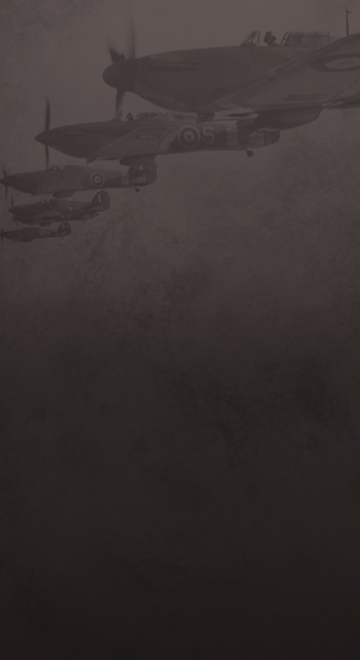
#> input picture CWIC Backup/tools/doctrine_art/src/GFX_air_superiority_bg.png, 360 x 660 px
$ python -i build.py   (imports and definitions only)
#> lines starting #> are read from the running program, lines starting #| are printed output that depends on the picture
import json, os, subprocess, hashlib, glob
import numpy as np
from PIL import Image, ImageDraw

ROOT = "/home/zom/Projects/ColdWarIronCurtain/Cold War Iron Curtain"
OUT = ROOT + "/gfx/interface/doctrines/cwic"
W = os.path.dirname(os.path.abspath(__file__))
BANNERS = os.path.dirname(os.path.abspath(__file__)) + "/banners"
# [2 lines not run here, left out]

SCHOOLS = ["forward_defense", "deep_battle", "peoples_war", "intervention_pacification",
           "preemptive_maneuver", "total_national_defense", "revolutionary_insurgency"]
LAND_TRACKS = ["infantry", "combat_support", "armor", "operations"]
POOLS = {
    "forward_defense": ["NATO_1940s", "NATO_1950s", "NATO_1960s", "NATO_1970s", "NATO_1980s", "NATO_1990s",
                        "SADF_1960s", "SADF_1970s", "SADF_1980s", "SADF_1990s"],
    "deep_battle": ["Warsaw_1940s", "Warsaw_1950s", "Warsaw_1960s", "Warsaw_1970s", "Warsaw_1980s", "Warsaw_1990s",
                    "dprk_1960s", "dprk_1970s", "dprk_1980s", "dprk_1990s"],
    "peoples_war": ["prc_1940s", "prc_1950s", "prc_1960s", "prc_1970s", "prc_1980s", "prc_1990s",
                    "Maoist_1960s", "Maoist_1970s", "Maoist_1980s", "Maoist_1990s"],
    "intervention_pacification": ["france_1940s", "france_1950s", "france_1960s", "france_1970s", "france_1980s", "france_1990s"],
    "preemptive_maneuver": ["israel_1940s", "israel_1950s", "israel_1960s", "israel_1970s", "israel_1980s", "israel_1990s"],
    "total_national_defense": ["Yugoslav_1940s", "Yugoslav_1950s", "Yugoslav_1960s", "Yugoslav_1970s", "Yugoslav_1980s", "Yugoslav_1990s",
                               "non_aligned_1940s", "non_aligned_1950s", "non_aligned_1960s", "non_aligned_1970s", "non_aligned_1980s", "non_aligned_1990s",
                               "himalayan_1960s", "himalayan_1970s", "himalayan_1980s", "himalayan_1990s", "iran_1980s", "iran_1990s"],
    "revolutionary_insurgency": ["Foco_1960s", "Foco_1970s", "Foco_1980s", "Foco_1990s", "Insurgent_1940s", "Insurgent_1950s",
                                 "Hybrid_1960s", "Hybrid_1970s", "Hybrid_1980s", "Hybrid_1990s", "Islamist_1960s", "Islamist_1970s",
                                 "Islamist_1980s", "Islamist_1990s", "Islamist_Transnational_1990s", "cuba_1970s", "cuba_1980s", "cuba_1990s"],
}
# track background banner choice per land track (pool-unique within each school)
TRACK_BANNER = {
    "forward_defense": {"infantry": "NATO_1940s", "combat_support": "NATO_1960s", "armor": "NATO_1990s", "operations": "SADF_1970s"},
    "deep_battle": {"infantry": "dprk_1990s", "combat_support": "dprk_1970s", "armor": "Warsaw_1960s", "operations": "Warsaw_1990s"},
    "peoples_war": {"infantry": "prc_1940s", "combat_support": "Maoist_1970s", "armor": "prc_1970s", "operations": "prc_1940s"},
    "intervention_pacification": {"infantry": "france_1960s", "combat_support": "france_1950s", "armor": "france_1970s", "operations": "france_1940s"},
    "preemptive_maneuver": {"infantry": "israel_1940s", "combat_support": "israel_1960s", "armor": "israel_1970s", "operations": "israel_1950s"},
    "total_national_defense": {"infantry": "Yugoslav_1940s", "combat_support": "himalayan_1970s", "armor": "non_aligned_1970s", "operations": "iran_1990s"},
    "revolutionary_insurgency": {"infantry": "Hybrid_1960s", "combat_support": "Islamist_1980s", "armor": "cuba_1980s", "operations": "Insurgent_1950s"},
}
L, R = 0.15, 0.85
TRACK_BANNER_ERA = {
    2: {
        "forward_defense": {"infantry": ("SADF_1960s",), "combat_support": ("NATO_1970s",), "armor": ("NATO_1960s", R, 1.35), "operations": ("NATO_1950s",)},
        "deep_battle": {"infantry": ("dprk_1960s",), "combat_support": ("Warsaw_1970s",), "armor": ("Warsaw_1950s",), "operations": ("Warsaw_1960s", R, 1.35)},
        "peoples_war": {"infantry": ("Maoist_1960s",), "combat_support": ("prc_1970s", R, 1.35), "armor": ("prc_1970s", R, 1.35), "operations": ("prc_1950s",)},
        "intervention_pacification": {"infantry": ("france_1960s", L, 1.5), "combat_support": ("france_1950s", R, 1.5), "armor": ("france_1970s", R, 1.5), "operations": ("france_1940s", L, 1.5)},
        "preemptive_maneuver": {"infantry": ("israel_1960s", L, 1.5), "combat_support": ("israel_1970s", R, 1.5), "armor": ("israel_1950s", R, 1.5), "operations": ("israel_1940s", L, 1.5)},
        "total_national_defense": {"infantry": ("Yugoslav_1960s",), "combat_support": ("himalayan_1960s",), "armor": ("non_aligned_1960s",), "operations": ("Yugoslav_1970s",)},
        "revolutionary_insurgency": {"infantry": ("Foco_1960s",), "combat_support": ("Islamist_1970s",), "armor": ("cuba_1970s",), "operations": ("Hybrid_1970s",)},
    },
    3: {
        "forward_defense": {"infantry": ("NATO_1980s",), "combat_support": ("SADF_1980s",), "armor": ("NATO_1990s", L, 1.35), "operations": ("SADF_1990s",)},
        "deep_battle": {"infantry": ("dprk_1980s",), "combat_support": ("Warsaw_1980s",), "armor": ("Warsaw_1990s", L, 1.35), "operations": ("Warsaw_1940s",)},
        "peoples_war": {"infantry": ("Maoist_1990s",), "combat_support": ("prc_1980s",), "armor": ("prc_1990s",), "operations": ("Maoist_1980s", L, 1.35)},
        "intervention_pacification": {"infantry": ("france_1980s",), "combat_support": ("france_1990s",), "armor": ("france_1980s", L, 1.5, 0.0), "operations": ("france_1990s", R, 1.35)},
        "preemptive_maneuver": {"infantry": ("israel_1980s",), "combat_support": ("israel_1990s",), "armor": ("israel_1980s", L, 1.5, 0.0), "operations": ("israel_1990s", R, 1.35)},
        "total_national_defense": {"infantry": ("Yugoslav_1980s",), "combat_support": ("himalayan_1980s",), "armor": ("non_aligned_1980s",), "operations": ("iran_1980s",)},
        "revolutionary_insurgency": {"infantry": ("Foco_1980s",), "combat_support": ("Islamist_1990s",), "armor": ("cuba_1990s",), "operations": ("Hybrid_1990s",)},
    },
}
GRAND_BANNER = {
    "forward_defense": "NATO_1960s", "deep_battle": "Warsaw_1960s", "peoples_war": "prc_1960s",
    "intervention_pacification": "france_1960s", "preemptive_maneuver": "israel_1970s",
    "total_national_defense": "Yugoslav_1960s", "revolutionary_insurgency": "Foco_1960s",
}
NAVAL_AIR_SF_TRACKS = {
    "capital_ships": "GFX_fleet_in_being_bg", "carriers": "GFX_base_strike_bg", "screens": "GFX_screens_bg",
    "submarines": "GFX_trade_interdiction_bg", "fighter_aircraft": "GFX_air_superiority_bg",
    "strike_aircraft": "GFX_battlefield_destruction_bg", "medium_aircraft": "GFX_operational_destruction_bg",
    "heavy_aircraft": "GFX_strategic_destruction_bg", "special_forces_first": "GFX_paratroopers_bg",
    "special_forces_second": "GFX_marine_bg",
}
NAVAL_AIR_SF_GRAND = {}
LEGACY_MAP = {
    "cw_covering_force_screen": "nato_1940s_forward_deterrence_planning",
    "cw_panzergrenadier_defense": "nato_1940s_armored_infantry_coordination",
    "cw_urban_terrain_defense": "nato_1960s_counterinsurgency_adaptation_framework",
    "cw_tactical_air_control": "nato_1970s_air_land_coordination_framework",
    "cw_atgm_screening_belts": "nato_1980s_precision_and_maneuver_synergy",
    "cw_follow_on_forces_attack": "nato_1980s_deep_attack_integration",
    "cw_hull_down_ambush": "nato_1950s_dispersed_maneuver_formations",
    "cw_cross_attached_task_forces": "nato_1990s_cjtf_joint_task_force_command",
    "cw_heavy_corps_gunnery": "nato_1950s_pentomic_battle_group_structure",
    "cw_forward_strategy": "nato_1940s_joint_operational_planning_staffs",
    "cw_active_defense": "nato_1970s_active_defense_posture",
    "cw_mechanized_infantry_integration": "nato_1970s_maneuver_warfare_emphasis",
    "cw_airmobile_infantry": "nato_1960s_helicopter_air_mobility_integration",
    "cw_rapid_action_force": "nato_1980s_rapid_maneuver_brigades",
    "cw_light_infantry_divisions": "nato_1960s_road_division_structure",
    "cw_dismounted_atgm_teams": "nato_1990s_joint_precision_campaigning",
    "cw_combined_arms_restoration": "nato_1960s_transitional_combined_arms_cohesion",
    "cw_combined_arms_battalions": "nato_1940s_integrated_arms_reorganization",
    "cw_mbt_maneuver_groups": "nato_1970s_unified_operational_logistics_backbone",
    "cw_tactical_nuclear_fires": "nato_1950s_tactical_nuclear_fire_planning",
    "cw_reconnaissance_strike_complex": "nato_1980s_reconnaissance_strike_coordination",
    "cw_electronic_warfare_support": "nato_1970s_integrated_air_defense_support",
    "cw_army_aviation": "nato_1990s_air_mobile_expeditionary_brigades",
    "cw_airland_battle": "nato_1970s_airland_battle_preparations",
    "cw_flexible_response_operations": "nato_1960s_flexible_response_doctrine",
    "cw_deep_strike_operations": "nato_1980s_joint_operational_synchronization",
    "cw_mobile_counterattack": "nato_1990s_networked_warfare_continuum",
    "cw_massed_artillery_fires": "nato_1950s_atomic_battlefield_readiness",
    "cw_fortress_belt_defense": "iran_1980s_forward_defense_in_depth",
    "cw_citizen_army_mobilization": "iran_1980s_basij_mass_mobilization_system",
    "cw_ambush_tank_destroyers": "iran_1990s_mobile_hybrid_battlegroups",
    "cw_hull_down_armor": "himalayan_1970s_desert_mechanized_task_forces",
    "cw_territorial_armor_reserve": "iran_1980s_dual_military_command_structure",
    "cw_obstacle_engineering": "himalayan_1980s_extreme_terrain_hardening",
    "cw_antitank_missile_belts": "himalayan_1990s_mountain_warfare_digitization",
    "cw_delaying_defense": "himalayan_1960s_forward_defense_in_rugged_terrain",
    "cw_general_peoples_defense": "iran_1980s_religious_political_cohesion_framework",
    "cw_armed_neutrality_posture": "himalayan_1990s_frontline_modernization_cohesion",
    "cw_protracted_peoples_war": "iran_1990s_revolutionary_hybrid_force_consolidation",
    "cw_mujahideen_cell_networks": "iran_1990s_proxy_and_partner_force_integration",
    "cw_technicals_and_captured_armor": "himalayan_1960s_desert_armored_warfare_foundations",
    "cw_rpg_ambush_teams": "himalayan_1960s_rapid_reinforcement_over_difficult_terrain",
    "cw_manpads_and_advanced_antiarmor": "iran_1990s_missile_and_rocket_strike_doctrine",
    "cw_improvised_explosive_devices": "iran_1990s_urban_defense_layering",
    "cw_rocket_and_mortar_harassment": "iran_1990s_revolutionary_guard_operational_dominance",
    "cw_sanctuary_logistics": "himalayan_1980s_sector_command_system",
    "cw_cross_border_sanctuaries": "himalayan_1990s_counter_infiltration_grid_systems",
    "cw_general_uprising_offensive": "iran_1980s_human_wave_and_infiltration_tactics",
    "cw_networked_insurgency_campaign": "himalayan_1990s_rapid_reaction_mountain_brigades",
    "cw_sf_mountain_troops": "himalayan_1960s_high_altitude_infantry_training_programs",
    "cw_sf_arctic_winter_warfare": "himalayan_1980s_high_altitude_permanent_garrisoning",
    "cw_sf_high_altitude_warfare": "himalayan_1970s_battalion_level_mountain_combat_groups",
    "cw_sf_mountain_strike_raiders": "himalayan_1990s_helicopter_gunship_valley_support",
    "cw_sf_riverine_littoral": "himalayan_1970s_river_crossing_and_bridgehead_operations",
    "cw_sf_air_assault": "himalayan_1980s_thin_air_helicopter_operations",
    "cw_operational_maneuver_groups": "himalayan_1970s_operational_bifurcation_mastery",
    "cw_massed_air_defense": "himalayan_1980s_integrated_mountain_air_defense",
    "cw_tank_army_breakthrough": "himalayan_1990s_desert_strike_corps_evolution",
}
# school-exclusive subdoctrines with no legacy match get banner crops
CROP_SUBS_ORDER = None


def load(p):
    return Image.open(p).convert("RGBA")


# [82 lines left out: functions crt, normalize, circle, banner, cover_track, square_crop, not called in this run]


def vanilla_src(sprite):
    return load(srcs_path(sprite))


def srcs_path(sprite):
    return f"{W}/src/{sprite}.png"


# [4 lines left out: function save, not called in this run]


def sub_file_school(sub):
    return sub


MIN_STD = 25.0


# [23 lines left out: functions contrast, crop_icon, not called in this run]


def cover_focus(im, tw, th, fx, fy, zoom=1.0):
    w, h = im.size
    s = max(tw / w, th / h) * zoom
    r = im.resize((max(tw, round(w * s)), max(th, round(h * s))), Image.LANCZOS)
    x0 = min(max(0, round(r.width * fx - tw / 2)), r.width - tw)
    y0 = min(max(0, round(r.height * fy - th / 2)), r.height - th)
    return r.crop((x0, y0, x0 + tw, y0 + th))


def fit_track(im, fy=0.5, scale=1.0, tw=360, th=660):
    from PIL import ImageFilter
    w, h = im.size
    s = tw / w * scale
    fg = im.resize((max(1, round(w * s)), max(1, round(h * s))), Image.LANCZOS)
    bg = cover_focus(im, tw, th, 0.5, 0.5).filter(ImageFilter.GaussianBlur(18))
    bg = Image.blend(bg, Image.new("RGBA", bg.size, (0, 0, 0, 255)), 0.55)
    x = (tw - fg.width) // 2
    y = round((th - fg.height) * fy)
    bg.alpha_composite(fg, (x, y))
    return bg


# [35 lines left out: functions apply_picks, soften_track, not called in this run]


def soften_all_tracks():
    for f in sorted(glob.glob(f"{OUT}/tracks/*.png")):
        save(soften_track(load(f)), f)


# [50 lines left out: function main, not called in this run]


# [2 lines not run here, left out]

>>> from PIL import Image
>>> picture = Image.open('src/GFX_air_superiority_bg.png')
#> picture is the input picture: PIL image 360x660 RGBA; mean R, G, B, A 57, 49.9, 48.7, 255
>>> result = fit_track(picture)
#> in fit_track, `bg = Image.blend(bg, Image.new("RGBA", bg.size, (0, 0, 0, 255)), 0.55)`:
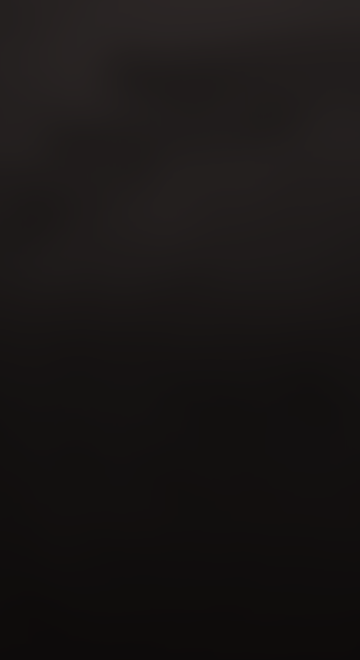
#> bg: PIL image 360x660 RGBA; mean R, G, B, A 25.1, 22, 21.4, 255
